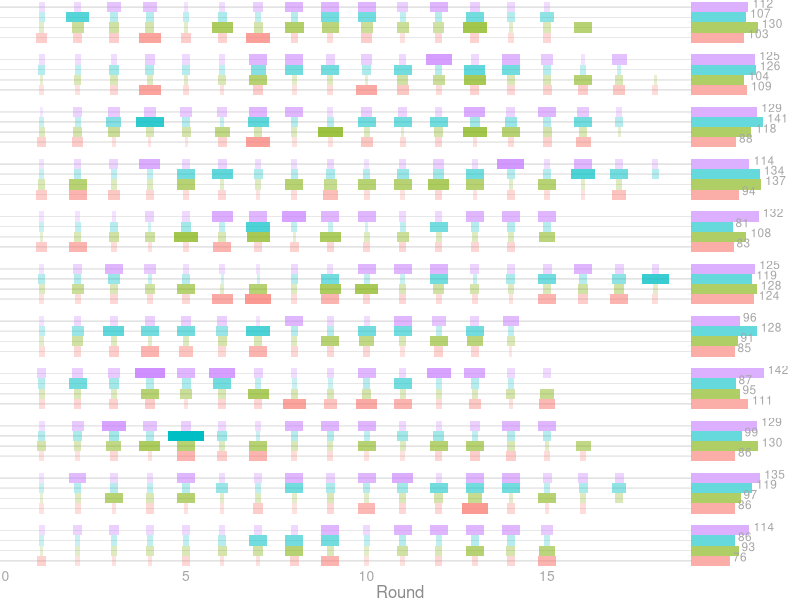

Reproduce this figure in R.
## ---- chunk 1
knitr::opts_chunk$set(echo = TRUE)

library(ggplot2)
library(lubridate)
library(dplyr)
library(tidyr)

# https://bookdown.org/yihui/rmarkdown-cookbook/latex-logo.html
## ---- chunk 2
# Function to remove "T" from date string
# "T" is appended to the date string so Excel doesn't
# mess it up when the file is opened
rmT <- function(fstr) { stringr::str_replace(fstr, "T", "") }

# Read data file
df.raw <- read.csv("data/quirklescores.csv", header=TRUE) %>%
  mutate(date = ymd(rmT(date)))

# Cumulative scores
matches <- unique(df.raw$match)
d <- lapply(seq_along(matches), function(i) {
  df <- df.raw %>% filter(match == matches[i])
  df$CLu <- cumsum(df$Lu)
  df$CCr <- cumsum(df$Cr)
  df$CCo <- cumsum(df$Co)
  df$CNa <- cumsum(df$Na)
  return(df)
})
df.scores <- do.call(rbind,d)

# Rearrange for plotting
df.quirkle <- df.scores %>% 
  select(match, round, Lu, Cr, Co, Na) %>%
  pivot_longer(cols = c("Lu", "Cr", "Co", "Na")) %>%
  mutate(name = factor(name, levels = c("Co","Lu","Cr","Na")))
## ---- chunk 3
# Useful parameters
df.totals <- df.quirkle %>% group_by(match, name) %>% summarise(score = sum(value, na.rm=TRUE))
max_round <- max(df.quirkle$round)
max_value <- max(df.quirkle$value, na.rm=TRUE)
max_score <- max(df.totals$score)

# First try at the figure, with circles... 
# this one didn't make the cut
p1 <- ggplot(df.quirkle, aes(group=match)) +
  geom_point(aes(x=round, y=name, size=value, color=name, alpha=value)) +
  scale_size_area(max_size=8) +
  facet_wrap(~match, ncol=1) +
  labs(x="Round", y = "") +
  geom_rect(data=df.totals, 
            aes(xmin = max_round+1, xmax = max_round+1+3*score/max_score,
                ymin = as.integer(name), ymax = as.integer(name)+1,
                fill=name, color=name), alpha=0.6, size=0) +
  theme_minimal() +
  theme(strip.background = element_blank(),
  strip.text.x = element_blank(),
  legend.position = "none",
  axis.text.y = element_blank())

# Summary figure
p2 <- ggplot(df.quirkle, aes(group=match)) +
  geom_linerange(aes(xmin=-Inf, xmax=max_round+1, y=as.integer(name)+0.5), 
                 size=0.2, color="grey90", alpha=0.4) +
  geom_rect(aes(xmin=round-0.5*value/max_value, xmax=round+0.5*value/max_value, 
                ymin=as.integer(name), ymax=as.integer(name)+1, 
                fill=name, color=name, alpha=value), size=0) +
  geom_rect(data=df.totals, 
            aes(xmin = max_round+1, xmax = max_round+1+2*score/max_score,
                ymin = as.integer(name), ymax = as.integer(name)+1,
                fill=name, color=name), alpha=0.6, size=0) +
  geom_text(data=df.totals, 
            aes(x = max_round+1+2*score/max_score,
                y = as.integer(name), label=score), 
            color="grey65", size=3, hjust=-0.2, vjust=-0.5) +
  scale_size_area(max_size=8) +
  scale_x_continuous(breaks = c(0,5,10,15)) +
  labs(x = "Round", y = "") +
  facet_wrap(~desc(match), ncol=1) +
  theme_void() +
  #theme_minimal() +
  theme(strip.background = element_blank(),
  strip.text.x = element_blank(),
  legend.position = "none",
  axis.text.y = element_blank(),
  axis.text.x = element_text(size=10, color="grey65"),
  axis.title.x = element_text(size=12, color="grey55"))
  
## ---- chunk 4
# Draw the figure in the document
p2
## ---- chunk 5
# Some additional testing
# ...more to do here...
df.test <- df.quirkle %>% 
  group_by(round) %>% 
  summarise(md = median(value, na.rm=TRUE), sd = sd(value, na.rm=TRUE),
            mn = mean(value, na.rm=TRUE), sum = sum(value, na.rm=TRUE))

p3 <- ggplot(df.test, aes(x=round, y=sum)) + 
  geom_linerange(aes(ymin=score-sd, ymax=score+sd), size=0.4, color="grey65") +
  geom_line() +
  geom_point(shape=21, size=4, fill="grey65", color="grey40", alpha=0.9) +
  theme_minimal()

p3 <- ggplot(df.test) +
  geom_col(aes(x=round, y=md)) +
  theme_minimal()

p3 <- ggplot(df.quirkle) +
  geom_boxplot(aes(x=round, y=value, group=round, fill=name), alpha=0.7) +
  facet_wrap(~name, ncol=1) +
  theme_minimal()
